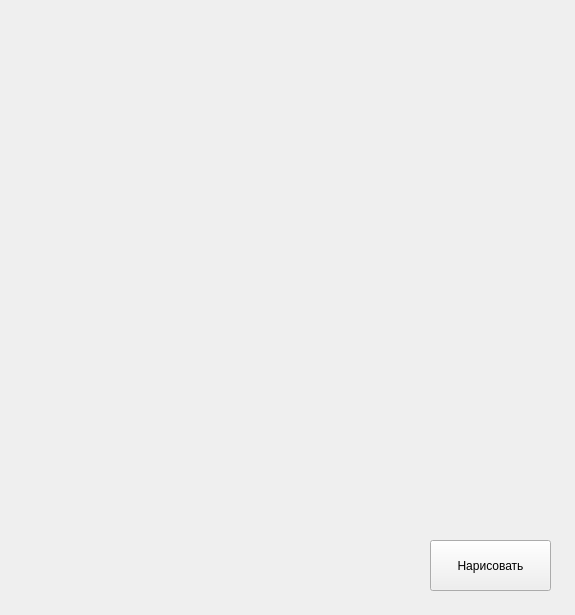
<?xml version="1.0" encoding="UTF-8"?>
<ui version="4.0">
 <class>Form</class>
 <widget class="QWidget" name="Form">
  <property name="geometry">
   <rect>
    <x>0</x>
    <y>0</y>
    <width>575</width>
    <height>615</height>
   </rect>
  </property>
  <property name="windowTitle">
   <string>Git и желтые окружности</string>
  </property>
  <widget class="QPushButton" name="pushButton">
   <property name="geometry">
    <rect>
     <x>430</x>
     <y>540</y>
     <width>121</width>
     <height>51</height>
    </rect>
   </property>
   <property name="text">
    <string>Нарисовать</string>
   </property>
  </widget>
 </widget>
 <resources/>
 <connections/>
</ui>
